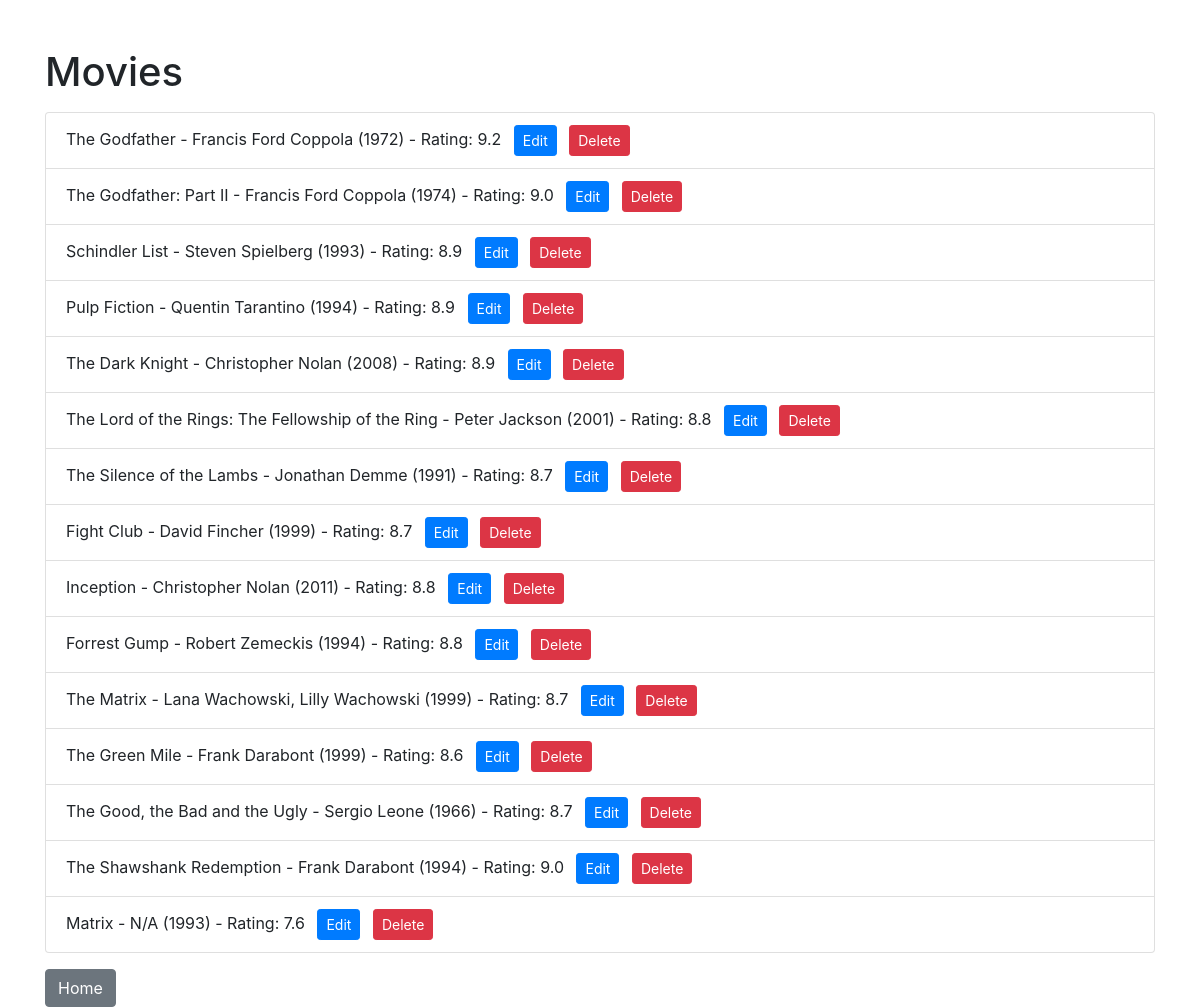
Page /users/1/movies on the earlier database version.
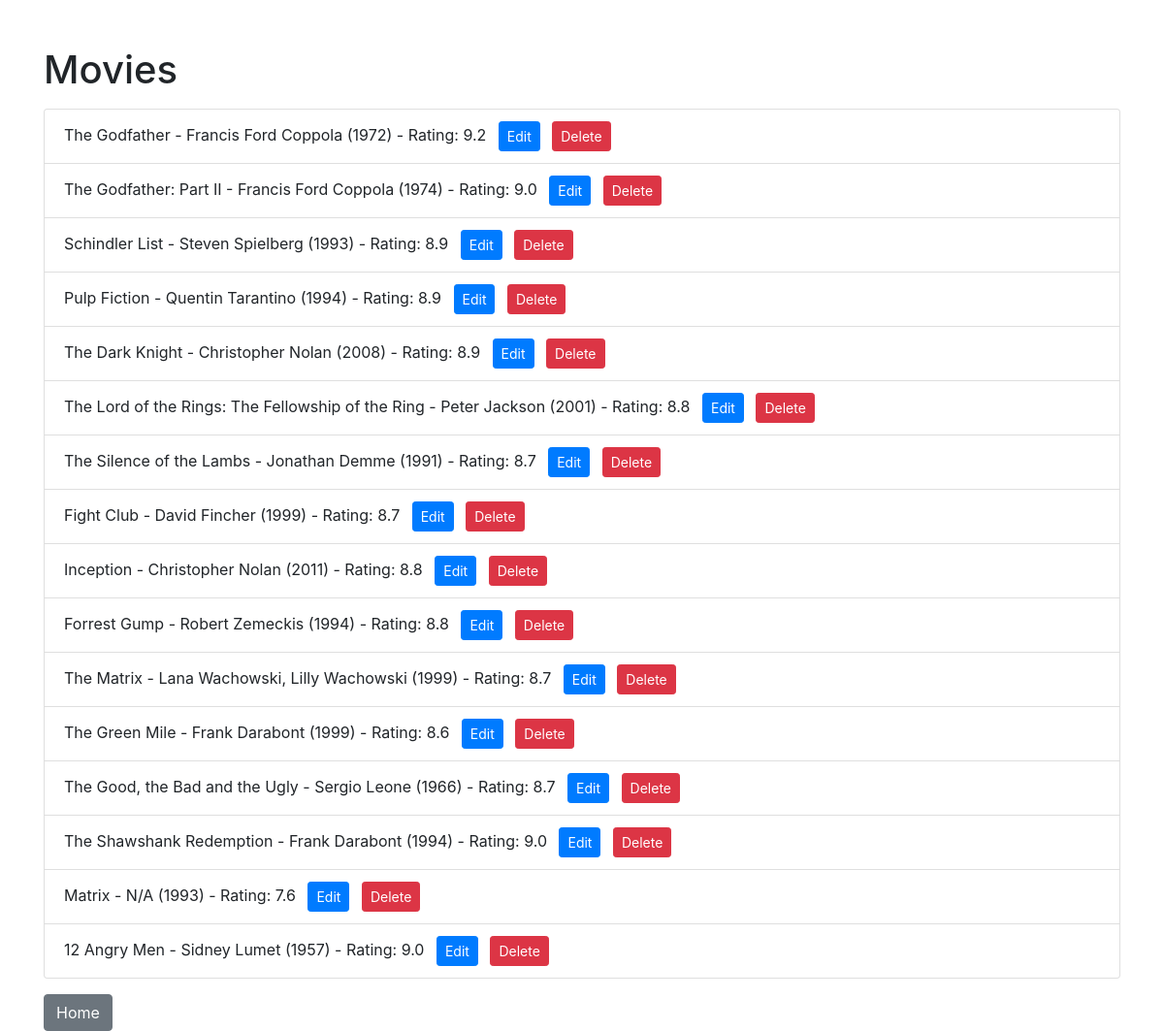
Same page on the later database version.
### models.py (models this page shows)
class Movie(db.Model):
    movie_id = db.Column(db.Integer, primary_key=True)
    name = db.Column(db.String(120), nullable=False)
    director = db.Column(db.String(120), nullable=False)
    year = db.Column(db.Integer, nullable=False)
    rating = db.Column(db.Float, nullable=False)
    user_id = db.Column(db.Integer, db.ForeignKey('user.user_id'), nullable=False)

### app.py (the view)
@app.route('/users/<int:user_id>')
@app.route('/users/<int:user_id>/movies')
def user_movies(user_id):
    user = data_manager.get_user_by_id(user_id)
    if not user:
        logging.error(f"User not found: {user_id}")
        return "User not found", 404
    movies = data_manager.get_user_movies(user_id)
    return render_template('movies.html', movies=movies, user_id=user_id)

### datamanager/sqlite_data_manager.py (called while the page is built)
    def get_user_movies(self, user_id):
        try:
            return Movie.query.filter_by(user_id=user_id).all()
        except SQLAlchemyError as e:
            print(f"Database error: {str(e)}")
            return []

    def get_user_by_id(self, user_id):
        try:
            return User.query.get(user_id)
        except SQLAlchemyError as e:
            print(f"Database error: {str(e)}")
            return None

### templates/movies.html (shortened to what this page needs)
<!DOCTYPE html>
<html>
<head>
    <link rel="stylesheet" href="https://stackpath.bootstrapcdn.com/bootstrap/4.5.2/css/bootstrap.min.css">
</head>
<body>
    <div class="container">
        <h1 class="mt-5">Movies</h1>
        <ul class="list-group mt-3">
            {% for movie in movies %}
                <li class="list-group-item">{{ movie.name }} - {{ movie.director }} ({{ movie.year }}) - Rating: {{ movie.rating }}
                    <a href="{{ url_for('update_movie', user_id=user_id, movie_id=movie.movie_id) }}" class="btn btn-primary btn-sm ml-2">Edit</a>
                    <a href="{{ url_for('delete_movie', user_id=user_id, movie_id=movie.movie_id) }}" class="btn btn-danger btn-sm ml-2">Delete</a>
                </li>
            {% endfor %}
        </ul>
        <a href="{{ url_for('home') }}" class="btn btn-secondary mt-3">Home</a>
    </div>
</body>
</html>

Differences in the rows shown:
added Movie: name "12 Angry Men", director "Sidney Lumet", year "1957", rating "9.0"
